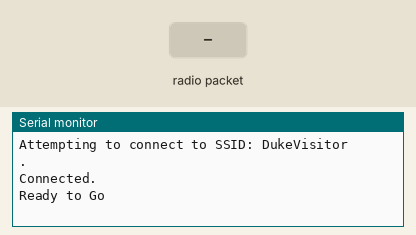
This sketch was run on a simulated ESP32. Shown: the last lines printed to the serial monitor. The inputs (shaded band) are chosen by the test bench. WiFi joins after 1.5 s; servers stay silent unless stated.

Above: at 6.2 s.
6.3 s: radio packet "1" arrives
At 7.5 s:
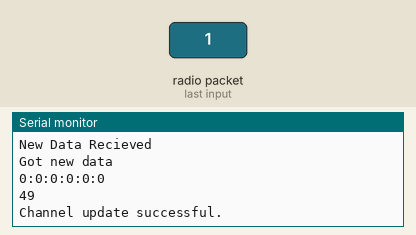
7.8 s: radio packet "0" arrives
At 8.01 s:
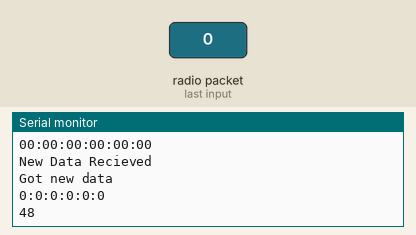
9.3 s: radio packet "2" arrives
At 10.3 s:
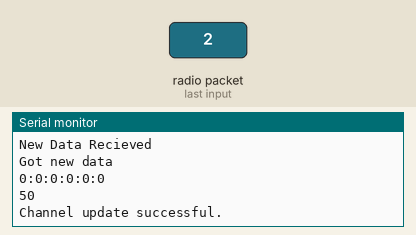

Measured:
- after the input at 6.3 s, the serial monitor: prints a new line at once (image 1)
- after the input at 7.8 s, the serial monitor: prints a new line at once (image 2)
- after the input at 9.3 s, the serial monitor: prints a new line at once (image 3)

The sketch:

hub_code.ino
```cpp
#include <esp_now.h>
#include <WiFi.h>
#include "ThingSpeak.h"
#include "secrets.h"

char ssid[] = SECRET_SSID;   // your network SSID (name)
char pass[] = SECRET_PASS;   // your network password
WiFiClient  client;
unsigned long myChannelNumber = SECRET_CH_ID;
const char * myWriteAPIKey = SECRET_WRITE_APIKEY;
String macId = "";
int dir = -1;
bool newData = false;
// Initialize our values

void onReceiveData(const uint8_t *mac, const uint8_t *data, int len) {
  String id = "";
  for (int i = 0; i < 6; i++) {

    Serial.printf("%02X", mac[i]);
    if (i < 5)Serial.print(":");
    id+=String(mac[i], HEX);
    if (i < 5)id+=":";
  }

  int * messagePointer = (int*)data;

  Serial.println();

  Serial.println("New Data Recieved");
  newData = true;
  macId = id;
  dir = *messagePointer;
}

void setup() {

  Serial.begin(115200);

  WiFi.mode(WIFI_STA);
  ThingSpeak.begin(client);  // Initialize ThingSpeak
  if (esp_now_init() != ESP_OK) {
    Serial.println("Error initializing ESP-NOW");
    return;
  }
// Connect or reconnect to WiFi
  if(WiFi.status() != WL_CONNECTED){
    Serial.print("Attempting to connect to SSID: ");
    Serial.println(SECRET_SSID);
    while(WiFi.status() != WL_CONNECTED){
      WiFi.begin(ssid, pass);  // Connect to WPA/WPA2 network. Change this line if using open or WEP network
      Serial.print(".");
      delay(5000);
    }
    Serial.println("\nConnected.");
  }
  esp_now_register_recv_cb(onReceiveData);
  Serial.println("\nReady to Go");
}

void loop() {
  // put your main code here, to run repeatedly:
  if (newData) {
     Serial.println("Got new data");
     newData = false;
     Send_Data();
  }
}

void Send_Data() {
  Serial.println(macId);
  Serial.println(dir);
  // Connect or reconnect to WiFi
  if(WiFi.status() != WL_CONNECTED){
    Serial.print("Attempting to connect to SSID: ");
    Serial.println(SECRET_SSID);
    while(WiFi.status() != WL_CONNECTED){
      WiFi.begin(ssid, pass);  // Connect to WPA/WPA2 network. Change this line if using open or WEP network
      Serial.print(".");
      delay(5000);
    }
    Serial.println("\nConnected.");
  }

  // set the fields with the values
  ThingSpeak.setField(1, macId);
  ThingSpeak.setField(2, dir);

  // write to the ThingSpeak channel
  int x = ThingSpeak.writeFields(myChannelNumber, myWriteAPIKey);
  if(x == 200){
    Serial.println("Channel update successful.");
  }
  else{
    Serial.println("Problem updating channel. HTTP error code " + String(x));
  }
  macId = "";
  dir = -1;
}
```

secrets.h
```cpp
// Use this file to store all of the private credentials
// and connection details

#define SECRET_SSID "DukeVisitor" // replace MySSID with your WiFi network name
#define SECRET_PASS ""	// replace MyPassword with your WiFi password

#define SECRET_CH_ID 1003237			// replace 0000000 with your channel number
#define SECRET_WRITE_APIKEY "NZDAO2IDD383KILF"   // replace XYZ with your channel write API Key
```
